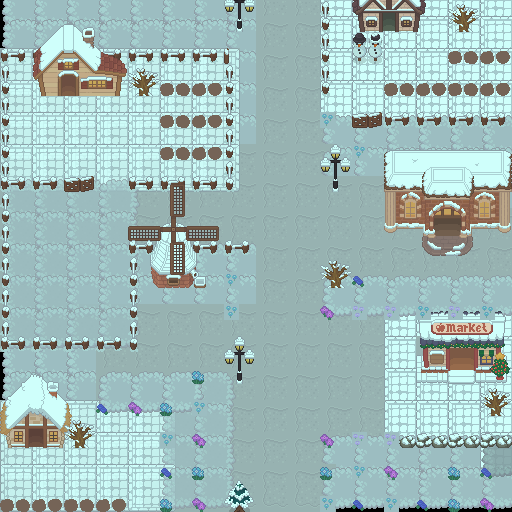

This game map was drawn from its Tiled (.tmx) file and the tilesets committed beside it. A one-line description and the full map source follow:
An orthogonal 16x16 tile map with 32x32 px tiles, 4 tile layers (Tile Layer 1, Tile Layer 2, Tile Layer 3, Tile Layer 4).

<map version="1.10" tiledversion="1.10.2" orientation="orthogonal" renderorder="right-down" width="16" height="16" tilewidth="32" tileheight="32" infinite="0" nextlayerid="5" nextobjectid="1">
 <tileset firstgid="1" name="winterTiles" tilewidth="128" tileheight="106" tilecount="28" columns="0">
  <grid orientation="orthogonal" width="1" height="1" />
  <tile id="0">
   <image width="48" height="48" source="CozyFarmProject/WinterFarmTiles/icetile4.png" />
  </tile>
  <tile id="1">
   <image width="15" height="16" source="CozyFarmProject/WinterFarmTiles/iceflowersW1.png" />
  </tile>
  <tile id="2">
   <image width="15" height="16" source="CozyFarmProject/WinterFarmTiles/iceflowersW.png" />
  </tile>
  <tile id="3">
   <image width="62" height="13" source="CozyFarmProject/WinterFarmTiles/dirtpatchW.png" />
  </tile>
  <tile id="4">
   <image width="47" height="47" source="CozyFarmProject/WinterFarmTiles/iceGrassW.png" />
  </tile>
  <tile id="5">
   <image width="45" height="32" source="CozyFarmProject/WinterFarmTiles/iceTile3W.png" />
  </tile>
  <tile id="6">
   <image width="48" height="48" source="CozyFarmProject/WinterFarmTiles/icetile1W.png" />
  </tile>
  <tile id="7">
   <image width="48" height="48" source="CozyFarmProject/WinterFarmTiles/icetileW.png" />
  </tile>
  <tile id="8">
   <image width="43" height="48" source="CozyFarmProject/WinterFarmTiles/fence6W.png" />
  </tile>
  <tile id="9">
   <image width="43" height="48" source="CozyFarmProject/WinterFarmTiles/fence5W.png" />
  </tile>
  <tile id="10">
   <image width="10" height="31" source="CozyFarmProject/WinterFarmTiles/fence3W.png" />
  </tile>
  <tile id="11">
   <image width="26" height="16" source="CozyFarmProject/WinterFarmTiles/fence2W.png" />
  </tile>
  <tile id="12">
   <image width="5" height="16" source="CozyFarmProject/WinterFarmTiles/fence1W.png" />
  </tile>
  <tile id="13">
   <image width="30" height="16" source="CozyFarmProject/WinterFarmTiles/gateW.png" />
  </tile>
  <tile id="14">
   <image width="30" height="32" source="CozyFarmProject/WinterFarmTiles/trees2W.png" />
  </tile>
  <tile id="15">
   <image width="32" height="28" source="CozyFarmProject/WinterFarmTiles/treesW.png" />
  </tile>
  <tile id="16">
   <image width="30" height="32" source="CozyFarmProject/WinterFarmTiles/Snowmen.png" />
  </tile>
  <tile id="17">
   <image width="30" height="48" source="CozyFarmProject/WinterFarmTiles/streetlightW.png" />
  </tile>
  <tile id="18">
   <image width="64" height="15" source="CozyFarmProject/WinterFarmTiles/rocksW.png" />
  </tile>
  <tile id="19">
   <image width="94" height="76" source="CozyFarmProject/WinterFarmTiles/marketW.png" />
  </tile>
  <tile id="20">
   <image width="128" height="106" source="CozyFarmProject/WinterFarmTiles/buildingW.png" />
  </tile>
  <tile id="21">
   <image width="72" height="74" source="CozyFarmProject/WinterFarmTiles/npchouse2W.png" />
  </tile>
  <tile id="22">
   <image width="74" height="76" source="CozyFarmProject/WinterFarmTiles/npchouseW.png" />
  </tile>
  <tile id="23">
   <image width="91" height="104" source="CozyFarmProject/WinterFarmTiles/windmillW.png" />
  </tile>
  <tile id="24">
   <image width="95" height="72" source="CozyFarmProject/WinterFarmTiles/playerhouseW.png" />
  </tile>
  <tile id="25">
   <image width="12" height="14" source="CozyFarmProject/WinterFarmTiles/iceflowers3.png" />
  </tile>
  <tile id="26">
   <image width="14" height="14" source="CozyFarmProject/WinterFarmTiles/iceflowers2.png" />
  </tile>
  <tile id="27">
   <image width="12" height="15" source="CozyFarmProject/WinterFarmTiles/iceflowers.png" />
  </tile>
 </tileset>
 <layer id="1" name="Tile Layer 1" width="16" height="16">
  <data encoding="csv">
5,5,5,5,5,5,5,5,7,7,8,8,8,8,8,8,
5,5,5,5,5,5,5,5,7,7,8,8,8,8,8,8,
7,7,7,7,7,7,7,5,7,7,8,8,8,8,8,8,
7,7,7,7,7,7,7,5,7,7,8,8,8,8,8,8,
7,7,7,7,7,7,7,5,7,7,5,5,5,5,5,5,
7,7,7,7,7,7,7,7,7,7,5,5,5,5,5,5,
7,7,7,7,7,7,7,7,7,7,7,7,7,7,7,5,
7,7,7,7,7,7,7,7,7,7,7,7,7,7,7,7,
7,7,5,5,5,5,5,5,7,7,7,7,7,7,7,7,
7,7,5,5,5,5,5,5,7,7,7,7,7,7,7,7,
7,7,7,7,7,7,7,7,7,7,7,7,8,8,8,8,
5,5,5,7,7,7,7,7,7,7,7,7,8,7,7,8,
5,5,5,7,7,7,7,7,7,7,7,7,8,8,8,8,
7,7,7,7,7,7,7,7,7,7,7,7,8,8,8,8,
7,7,7,7,7,7,7,7,7,7,5,5,5,5,5,8,
7,7,7,7,7,7,7,7,7,7,5,5,5,5,5,5
</data>
 </layer>
 <layer id="2" name="Tile Layer 2" width="16" height="16" opacity="0.82">
  <data encoding="csv">
0,0,0,0,0,0,0,0,0,0,0,0,0,0,0,0,
0,0,0,0,0,0,0,0,0,0,0,0,0,0,0,0,
8,8,8,8,8,8,8,0,0,0,0,0,0,0,0,0,
8,8,8,8,8,8,8,0,0,0,0,0,0,0,0,0,
8,8,8,8,8,8,8,0,0,0,0,0,0,0,0,0,
8,8,8,8,8,8,8,0,0,0,0,0,0,0,0,0,
5,5,5,5,0,0,0,0,0,0,0,0,0,0,0,0,
5,5,5,5,0,0,0,0,0,0,0,0,0,0,0,0,
5,5,5,5,0,0,0,0,0,0,0,0,0,0,0,0,
5,5,5,5,0,0,0,0,0,0,0,0,0,0,0,0,
5,5,5,5,0,0,0,0,0,0,0,0,0,0,0,0,
0,0,0,0,0,0,0,0,0,0,0,0,0,0,0,0,
0,0,0,0,0,5,5,0,0,0,0,0,0,0,0,0,
8,8,8,8,8,5,5,0,0,0,0,0,0,0,0,0,
8,8,8,8,8,5,5,0,0,0,0,0,0,0,0,5,
8,8,8,8,8,5,5,0,0,0,0,0,0,0,0,0
</data>
 </layer>
 <layer id="3" name="Tile Layer 3" width="16" height="16">
  <data encoding="csv">
0,0,0,0,0,0,0,18,0,0,11,23,0,0,0,0,
12,12,12,12,12,12,12,13,0,0,11,17,0,0,0,0,
11,0,0,0,0,4,0,11,0,0,11,0,0,0,0,0,
11,0,0,0,0,4,0,11,0,0,0,14,12,12,12,12,
11,0,0,0,0,4,0,11,0,0,0,0,0,0,0,0,
11,12,14,0,12,12,12,11,0,0,18,0,0,0,0,0,
11,0,0,0,0,0,0,0,0,0,0,0,0,0,0,0,
11,0,0,0,0,12,12,12,0,0,0,0,21,0,0,0,
11,0,0,0,24,0,0,2,0,0,0,0,0,0,0,0,
11,0,0,0,11,0,0,2,0,0,5,5,5,5,5,5,
11,12,12,12,11,0,0,0,0,0,0,0,0,0,0,0,
0,0,0,0,0,0,0,18,0,0,0,0,0,20,0,0,
0,0,0,5,5,5,0,0,0,0,0,0,0,0,0,0,
22,0,0,0,0,0,0,0,0,0,0,0,19,0,19,0,
0,0,0,0,0,0,0,0,0,0,0,0,0,0,0,0,
0,0,0,0,0,0,0,15,0,0,0,0,0,0,0,0
</data>
 </layer>
 <layer id="4" name="Tile Layer 4" width="16" height="16">
  <data encoding="csv">
0,0,0,0,0,0,0,0,0,0,0,0,0,0,16,0,
0,0,0,0,0,0,0,0,0,0,0,0,0,0,4,0,
0,25,0,0,16,0,0,0,0,0,0,0,4,0,4,0,
0,0,0,0,0,0,0,0,0,0,2,0,0,0,0,0,
0,0,0,0,0,0,0,0,0,0,0,2,0,0,0,0,
12,0,0,0,0,0,0,0,0,0,0,0,0,0,0,0,
0,0,0,0,0,0,0,0,0,0,0,0,0,0,0,0,
0,0,0,0,12,0,0,0,0,0,0,0,0,0,0,0,
0,0,0,0,11,0,0,0,0,0,16,28,0,0,0,0,
0,0,0,0,0,0,0,0,0,0,27,3,3,2,3,2,
12,0,0,0,0,0,0,0,0,0,0,0,0,0,0,0,
0,0,0,0,0,0,26,0,0,0,0,0,0,0,0,0,
0,0,0,28,27,26,2,0,0,0,0,0,0,0,0,16,
0,0,16,0,0,2,27,0,0,0,27,3,3,0,0,0,
0,0,0,0,0,28,26,0,0,0,26,2,27,0,26,28,
4,0,4,0,0,26,27,0,0,0,2,28,2,28,26,27
</data>
 </layer>
</map>